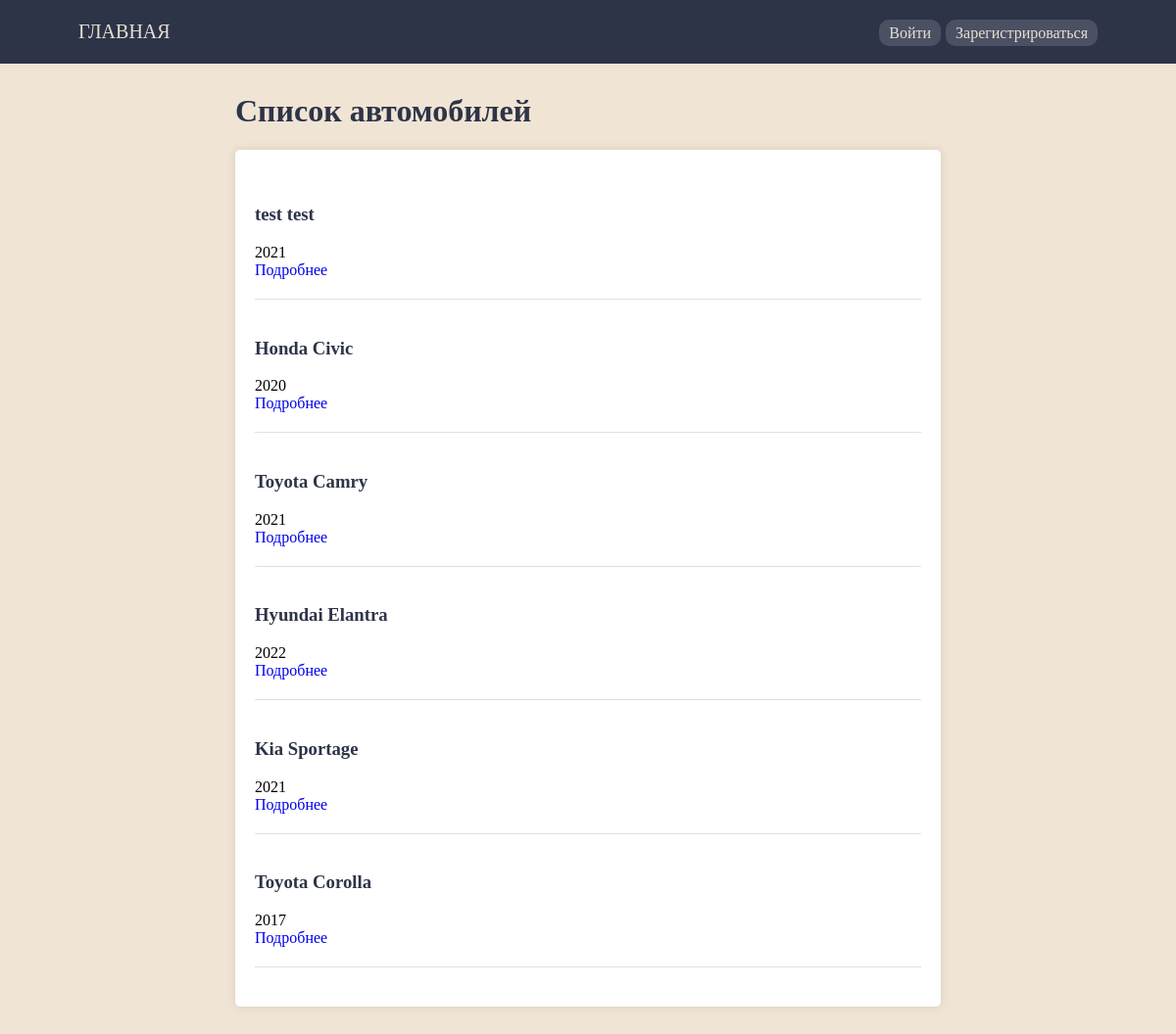
The page / on the database its author committed.
### cars_app/models.py (models this page shows, shortened)
class Car(models.Model):
    make = models.CharField(verbose_name="Марка автомобиля", max_length=30, blank=False)
    model = models.CharField(verbose_name="Модель автомобиля", max_length=30, blank=False)
    year = models.CharField(verbose_name="Год выпуска", max_length=4, blank=False)
    description = models.TextField(verbose_name="Описание автомобиля", blank=True)
    created_at = models.DateTimeField(verbose_name="Создано", auto_now_add=True)
    updated_at = models.DateTimeField(verbose_name="Обновлено", auto_now=True)
    owner = models.ForeignKey(User, verbose_name="Пользователь", blank=False, on_delete=models.CASCADE)
    class Meta:
        verbose_name = "Автомобиль"
        verbose_name_plural = "Автомобили"
        ordering = ["-updated_at"]

### cars_app/views.py (the view)
# urls.py: path('', index, name='index'),
def index(request):
    cars = Car.objects.all()
    return render(request, 'cars_app/index.html', {'cars': cars})

### cars_app/templates/cars_app/index.html (shortened to what this page needs)
{% extends 'cars_app/layout.html' %}
{% block content %}
<h1>Список автомобилей</h1>
<div class="card">
    {% if cars %}
        <ul>
        {% for car in cars %}
            <li class="car-item">
                <div>
                    <h3>{{ car.make }} {{ car.model }}</h3>
                    <span class="year">{{ car.year }}</span>
                    <br>
                    <a href="{% url 'car_detail' pk=car.id %}">Подробнее</a>
                </div>
            </li>
            <hr>
        {% endfor %}
        </ul>
    {% else %}
        <p>Нет автомобилей.</p>
    {% endif %}
</div>
{% endblock %}

### cars_app/static/cars_app/css/style.css (style rules this page uses)
body, html { margin: 0; padding: 0; background-color: #f0e4d5; font-family: Times, Times New Roman, serif; }
a { text-decoration: none; }
h1, h2, h3, h4, h5, h6, p, label, small span { color: #2E3448; }
.card { margin: 0 auto; background-color: white; padding: 20px; border-radius: 5px; box-shadow: 0 0 10px rgba(0, 0, 0, 0.1); }
ul { list-style-type: none; padding: 0; }
li.car-item { display: flex; justify-content: space-between; align-items: flex-start; margin-bottom: 20px; }
hr { margin: 20px 0; border: none; height: 1px; background-color: #e0e0e0; }

### rows shown on the page
Car: make "test", model "test", year "2021"
Car: make "Honda", model "Civic", year "2020"
Car: make "Toyota", model "Camry", year "2021"
Car: make "Hyundai", model "Elantra", year "2022"
Car: make "Kia", model "Sportage", year "2021"
Car: make "Toyota", model "Corolla", year "2017"
